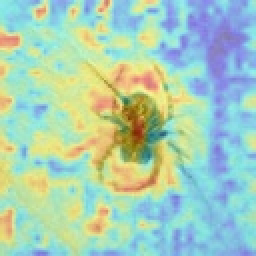
#> input picture artifact_heatmap.jpg, 128 x 128 px (shown 2 times larger)
$ python extract_calibration_scores.py --real .. --fake ..   (older library calls are emulated)
#> lines starting #> are read from the running program, lines starting #| are printed output that depends on the picture
### src/models/forensics.py
"""
Forensics Module for VeriVision MoE v3.2
Includes:
- JPEG Quantization Table (DQT) analysis for compression gating.
- ELA (Error Level Analysis).
- PRNU residual noise estimation.
"""

import io
import cv2
import numpy as np
from PIL import Image, ImageChops


class ForensicsExtractor:
    def __init__(self, ela_quality: int = 90):
        self.ela_quality = ela_quality

    # [23 lines left out: function estimate_jpeg_compression_level, not called in this run]

    def compute_ela_score(self, image_pil: Image.Image, return_mask: bool = False):
        """Вычисляет показатель неоднородности ELA.
        Если return_mask=True, возвращает numpy-массив маски аномалий вместо скора.
        """
        rgb_image = image_pil.convert("RGB")
        buffer = io.BytesIO()
        rgb_image.save(buffer, format="JPEG", quality=self.ela_quality)
        buffer.seek(0)

        resaved_image = Image.open(buffer)
        ela_diff = ImageChops.difference(rgb_image, resaved_image)

        ela_array = np.asarray(ela_diff, dtype=np.float32)
        max_diff = np.max(ela_array)

        if max_diff == 0:
            if return_mask:
                return np.zeros_like(ela_array, dtype=np.uint8)
            return 0.0

        scale = 255.0 / max_diff
        scaled_array = np.clip(ela_array * scale, 0, 255)

        if return_mask:
            # Возвращаем готовую визуальную маску для Heatmap
            return scaled_array.astype(np.uint8)

        return float(np.mean(scaled_array) / 255.0)

    def compute_prnu_residual(self, image_np: np.ndarray) -> float:
        """Оценка шума кремниевой матрицы сенсора."""
        if len(image_np.shape) == 3:
            gray = cv2.cvtColor(image_np, cv2.COLOR_RGB2GRAY)
        else:
            gray = image_np

        blurred = cv2.GaussianBlur(gray, (5, 5), sigmaX=1.0)
        residual = cv2.absdiff(gray, blurred)
        return float(np.std(residual))

### src/models/fft_module.py
"""
FFT Spectral Profile Analyzer with anti-glare normalization.
"""

import cv2
import numpy as np


class FFTSpectralExtractor:
    def __init__(self):
        self.clahe = cv2.createCLAHE(clipLimit=2.0, tileGridSize=(8, 8))

    def extract_spectral_features(self, image_np: np.ndarray) -> float:
        """
        Computes the normalized high-frequency energy ratio in the 2D Fourier domain.
        """
        if len(image_np.shape) == 3:
            gray = cv2.cvtColor(image_np, cv2.COLOR_RGB2GRAY)
        else:
            gray = image_np

        # Suppress blinding highlights/glare before FFT
        normalized_gray = self.clahe.apply(gray)

        # 2D Fast Fourier Transform
        f_transform = np.fft.fft2(normalized_gray)
        f_shift = np.fft.fftshift(f_transform)
        magnitude_spectrum = 20 * np.log(np.abs(f_shift) + 1e-9)

        # Anomaly metric: high-frequency variance over mean intensity
        std_val = float(np.std(magnitude_spectrum))
        mean_val = float(np.mean(magnitude_spectrum))

        return float(std_val / (mean_val + 1e-5))

### scripts/extract_calibration_scores.py
"""
Extracts raw forensic scores (ELA, PRNU, FFT) from a dataset of real and AI images,
saving them to a CSV file for calibration via fit_calibrators.py.
"""

import argparse
import sys
from pathlib import Path

import numpy as np
import pandas as pd
from PIL import Image
from tqdm import tqdm

ROOT_DIR = Path(__file__).resolve().parent.parent
sys.path.insert(0, str(ROOT_DIR))

from src.models.forensics import ForensicsExtractor
from src.models.fft_module import FFTSpectralExtractor


def process_folder(folder_path: Path, label: int, forensics: ForensicsExtractor, fft: FFTSpectralExtractor):
    results = []

    image_paths = []
    for ext in ("*.jpg", "*.jpeg", "*.png", "*.webp"):
        image_paths.extend(folder_path.rglob(ext))

    for img_path in tqdm(image_paths, desc=f"Processing {folder_path.name} (Label {label})"):
        try:
            img = Image.open(img_path).convert("RGB")
            img_np = np.asarray(img)

            ela_raw = forensics.compute_ela_score(img)
            prnu_raw = forensics.compute_prnu_residual(img_np)
            fft_raw = fft.extract_spectral_features(img_np)

            results.append({
                "filename": img_path.name,
                "ela_raw": ela_raw,
                "prnu_raw": prnu_raw,
                "fft_raw": fft_raw,
                "label": label
            })
        except Exception as e:
            print(f"[!] Error processing {img_path}: {e}")

    return results


def main():
    parser = argparse.ArgumentParser(description="Extract raw scores for Platt Calibration")
    parser.add_argument("--real", required=True, help="Path to real photos directory")
    parser.add_argument("--fake", required=True, help="Path to AI-generated photos directory")
    parser.add_argument("--out", default="data/calibration_scores.csv", help="Output CSV path")
    args = parser.parse_args()

    forensics = ForensicsExtractor()
    fft = FFTSpectralExtractor()

    print("[*] Extracting features from REAL images...")
    real_data = process_folder(Path(args.real), label=0, forensics=forensics, fft=fft)
#> in process_folder, img is the input picture: PIL image 128x128 RGB; mean R, G, B 169.2, 206.4, 183.1
#> in compute_ela_score, `ela_diff = ImageChops.difference(rgb_image, resaved_image)`:
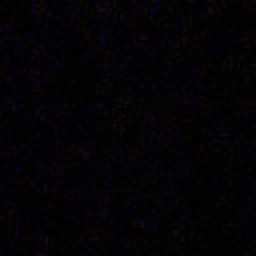
#> ela_diff: PIL image 128x128 RGB (shown 2 times larger); mean R, G, B 4, 2.4, 5
#> in compute_ela_score, `ela_array = np.asarray(ela_diff, dtype=np.float32)`:
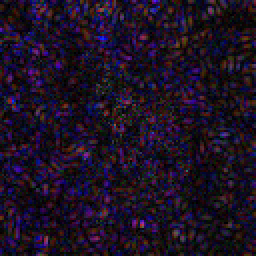
#> ela_array: shape (128, 128, 3) float32 (shown 2 times larger); mean R, G, B 4, 2.4, 5; drawn with min black and max white
#> in compute_ela_score, `max_diff = np.max(ela_array)`: max_diff = 35
#> in compute_ela_score, `scale = 255.0 / max_diff`: scale = 7.29
#> in process_folder, `ela_raw = forensics.compute_ela_score(img)`: ela_raw = 0.108
#> in compute_prnu_residual, `gray = cv2.cvtColor(image_np, cv2.COLOR_RGB2GRAY)`:
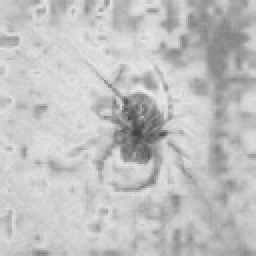
#> gray: shape (128, 128) (shown 2 times larger); min 62, max 236, mean 192.6
#> in compute_prnu_residual, `residual = cv2.absdiff(gray, blurred)`:
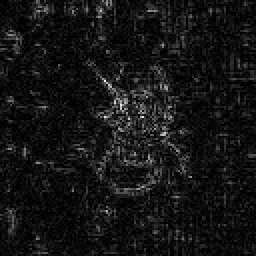
#> residual: shape (128, 128) (shown 2 times larger); min 0, max 38, mean 3.1; drawn with min black and max white
#> in process_folder, `prnu_raw = forensics.compute_prnu_residual(img_np)`: prnu_raw = 3.43
#> in extract_spectral_features, `normalized_gray = self.clahe.apply(gray)`:
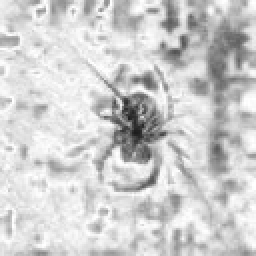
#> normalized_gray: shape (128, 128) (shown 2 times larger); min 28, max 255, mean 206.4
#> in extract_spectral_features, `magnitude_spectrum = 20 * np.log(np.abs(f_shift) + 1e-9)`:
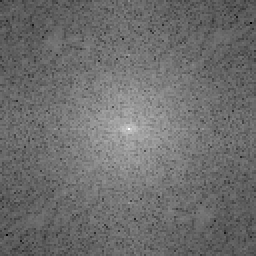
#> magnitude_spectrum: shape (128, 128) float64 (shown 2 times larger); min 7.38, max 300.7, mean 133.6; drawn with min black and max white
#> in extract_spectral_features, `std_val = float(np.std(magnitude_spectrum))`: std_val = 23.08
#> in extract_spectral_features, `mean_val = float(np.mean(magnitude_spectrum))`: mean_val = 133.6
#> in process_folder, `fft_raw = fft.extract_spectral_features(img_np)`: fft_raw = 0.173
#> real_data = 1 item

    print("\n[*] Extracting features from FAKE images...")
    fake_data = process_folder(Path(args.fake), label=1, forensics=forensics, fft=fft)
#> fake_data = 1 item

    df = pd.DataFrame(real_data + fake_data)
#> df = table of 2 rows and 5 columns

    out_path = Path(args.out)
    out_path.parent.mkdir(parents=True, exist_ok=True)
    df.to_csv(out_path, index=False)

    print(f"\n[+] Successfully saved {len(df)} records to {out_path}")
#| [+] Successfully saved 2 records to data/calibration_scores.csv


if __name__ == "__main__":
    main()
